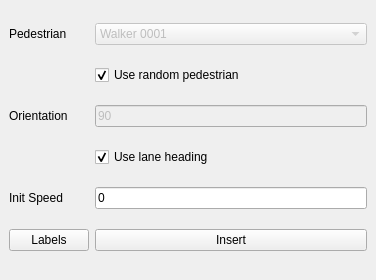
<?xml version="1.0" encoding="UTF-8"?>
<ui version="4.0">
 <class>OSCGenerator_AddPedestriansDockWidget</class>
 <widget class="QDockWidget" name="OSCGenerator_AddPedestriansDockWidget">
  <property name="geometry">
   <rect>
    <x>0</x>
    <y>0</y>
    <width>376</width>
    <height>280</height>
   </rect>
  </property>
  <property name="windowTitle">
   <string>Add Pedestrians</string>
  </property>
  <widget class="QWidget" name="dockWidgetContents">
   <layout class="QGridLayout" name="gridLayout">
    <item row="0" column="2">
     <widget class="QComboBox" name="walkerSelection">
      <property name="enabled">
       <bool>false</bool>
      </property>
      <property name="editable">
       <bool>false</bool>
      </property>
      <item>
       <property name="text">
        <string>Walker 0001</string>
       </property>
      </item>
      <item>
       <property name="text">
        <string>Walker 0002</string>
       </property>
      </item>
      <item>
       <property name="text">
        <string>Walker 0003</string>
       </property>
      </item>
      <item>
       <property name="text">
        <string>Walker 0004</string>
       </property>
      </item>
      <item>
       <property name="text">
        <string>Walker 0005</string>
       </property>
      </item>
      <item>
       <property name="text">
        <string>Walker 0006</string>
       </property>
      </item>
      <item>
       <property name="text">
        <string>Walker 0007</string>
       </property>
      </item>
      <item>
       <property name="text">
        <string>Walker 0008</string>
       </property>
      </item>
      <item>
       <property name="text">
        <string>Walker 0009</string>
       </property>
      </item>
      <item>
       <property name="text">
        <string>Walker 0010</string>
       </property>
      </item>
      <item>
       <property name="text">
        <string>Walker 0011</string>
       </property>
      </item>
      <item>
       <property name="text">
        <string>Walker 0012</string>
       </property>
      </item>
      <item>
       <property name="text">
        <string>Walker 0013</string>
       </property>
      </item>
      <item>
       <property name="text">
        <string>Walker 0014</string>
       </property>
      </item>
      <item>
       <property name="text">
        <string>Walker 0015</string>
       </property>
      </item>
     </widget>
    </item>
    <item row="5" column="2">
     <widget class="QLineEdit" name="walkerInitSpeed">
      <property name="text">
       <string>0</string>
      </property>
     </widget>
    </item>
    <item row="3" column="2">
     <widget class="QLineEdit" name="walkerOrientation">
      <property name="enabled">
       <bool>false</bool>
      </property>
      <property name="text">
       <string>90</string>
      </property>
     </widget>
    </item>
    <item row="5" column="0">
     <widget class="QLabel" name="walkerInitSpeed_Label">
      <property name="text">
       <string>Init Speed</string>
      </property>
     </widget>
    </item>
    <item row="0" column="0">
     <widget class="QLabel" name="walkerSelection_Label">
      <property name="text">
       <string>Pedestrian</string>
      </property>
     </widget>
    </item>
    <item row="1" column="2">
     <widget class="QCheckBox" name="walkerUseRandom">
      <property name="text">
       <string>Use random pedestrian</string>
      </property>
      <property name="checked">
       <bool>true</bool>
      </property>
     </widget>
    </item>
    <item row="3" column="0">
     <widget class="QLabel" name="walkerOrientation_Label">
      <property name="text">
       <string>Orientation</string>
      </property>
     </widget>
    </item>
    <item row="7" column="0">
     <widget class="QPushButton" name="walkerLabels">
      <property name="text">
       <string>Labels</string>
      </property>
     </widget>
    </item>
    <item row="7" column="2">
     <widget class="QPushButton" name="addWalkerButton">
      <property name="text">
       <string>Insert</string>
      </property>
     </widget>
    </item>
    <item row="4" column="2">
     <widget class="QCheckBox" name="walkerOrientation_useLane">
      <property name="text">
       <string>Use lane heading</string>
      </property>
      <property name="checked">
       <bool>true</bool>
      </property>
     </widget>
    </item>
   </layout>
  </widget>
 </widget>
 <resources/>
 <connections/>
</ui>
